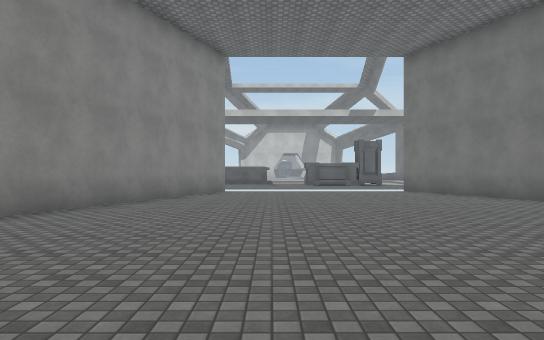
[1] (above)

16 first-person views from a walk through a 3-D level made in the Unity game engine. The camera is 1.4 m above the floor, looks level and sees 70° across. The floor is counted in squares, 2 m on a side. Each view is taken from the middle of a square. On the plan, view 1 faces up. The plan holds only what a view shows up to about 11 squares ahead; the rest is blank. The place goes on beyond the plan. The player character is not drawn. Surface patterns are stand-ins for the level's own textures.

[2]
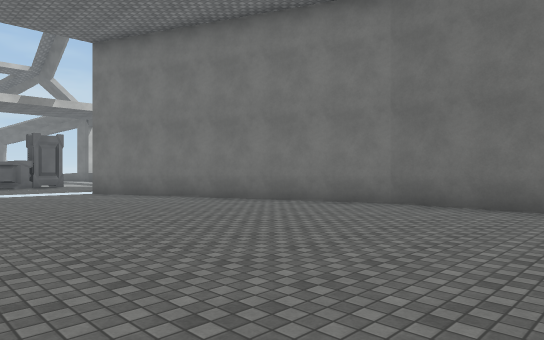

[3]
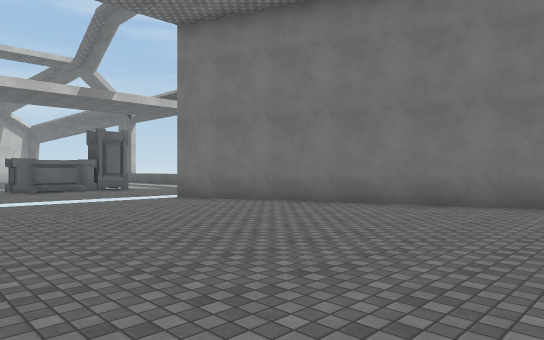

[4]
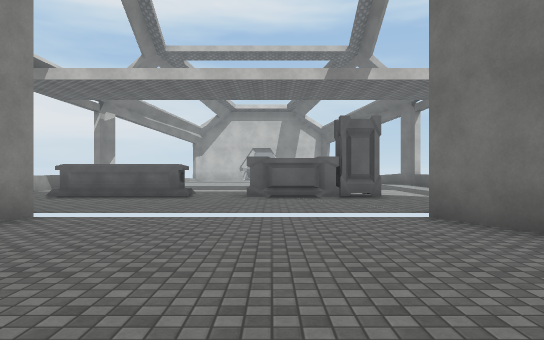

[5]
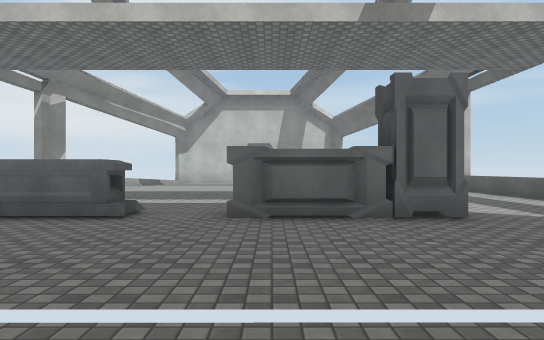

[6]
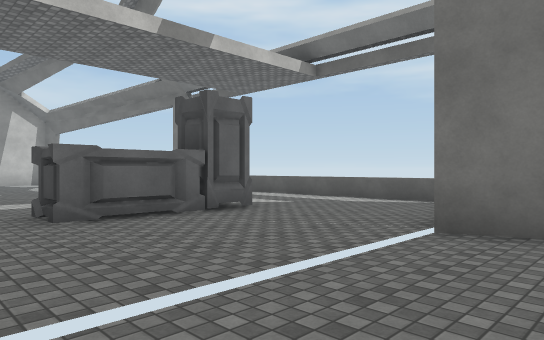

[7]
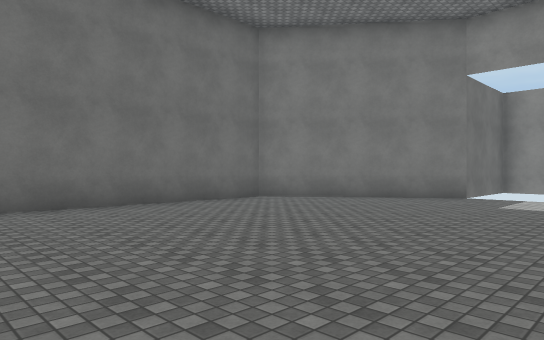

[8]
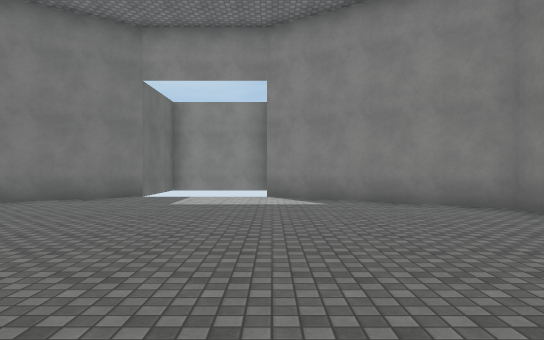

[9]
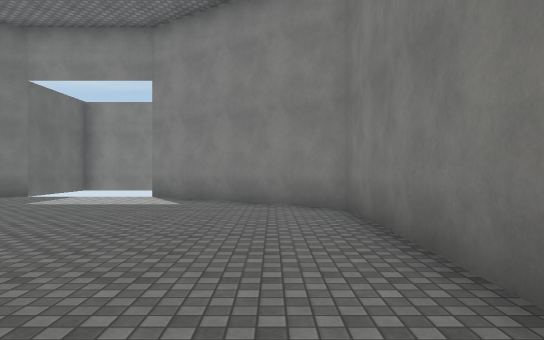

[10]
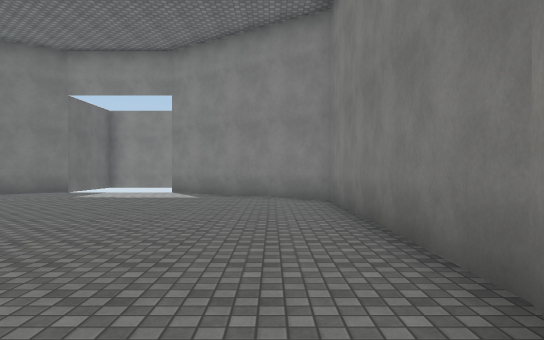

[11]
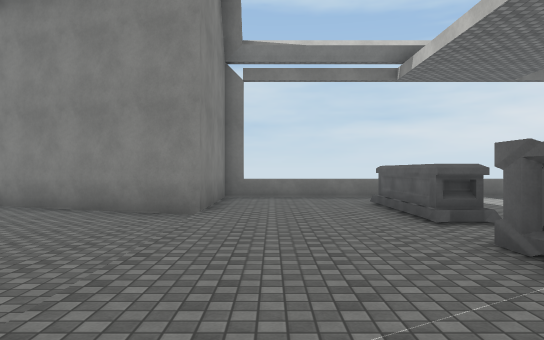

[12]
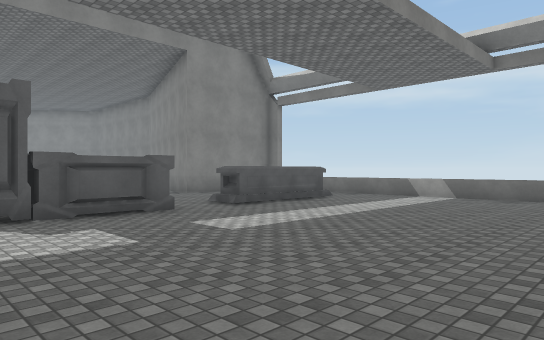

[13]
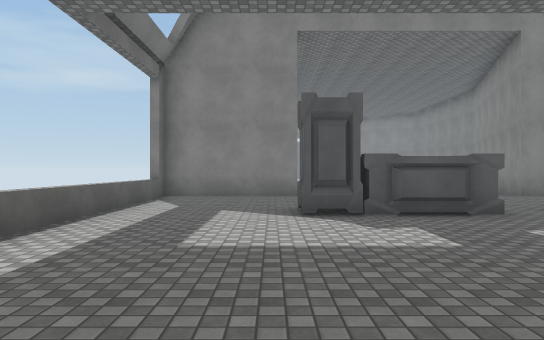

[14]
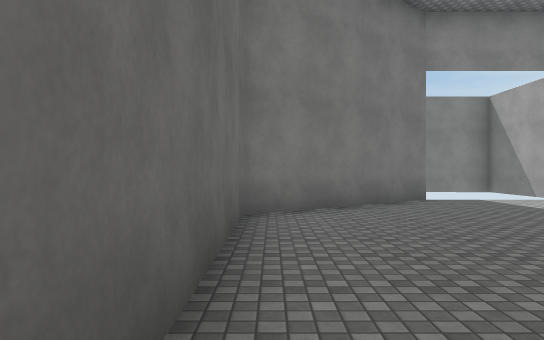

[15]
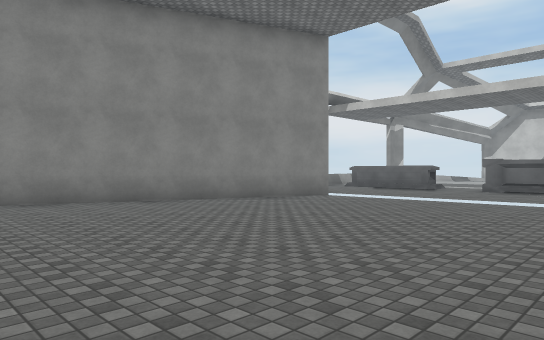

[16]
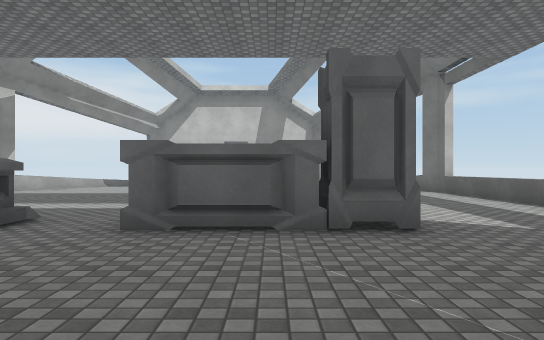

### Floor plan
Key: @ floor where view 1 was taken; # wall or solid block; . floor; / step, stairs or slope; ^ raised ledge; B box.
Columns run from 5 left of view 1 to 8 right of it. Each row starts with its distance up from view 1.
 23   ...  .. . .#
 22   ........  .^
 21 ^............^
 20 ^............^
 19 ^............^
 18 ^............^
 17 ^.###..BB#...^
 16 ^......BB#...^
 15 ^............^
 14 ^............^
 13 #...////.....#
 12 ####......####
 11   #.......##
 10   #........#
  9  ##........##
  8  #..........#
  7  #..........#
  6 ##..........##
  5 #............#
  4 #............#
  3 #............#
  2 #............#
  1 #............#
  0 #....@.......#
 -1 #............#
 -2 #............#
 -3  ##........###
 -4   ##......##
 -5    ###...##
 -6      #  ##

Where each view was taken, in squares from view 1:
view 1: 0 up, 0 right, facing up
view 2: 1 up, 0 right, facing up-right
view 3: 4 up, 1 left, facing up-right
view 4: 7 up, 2 right, facing up
view 5: 11 up, 2 right, facing up
view 6: 11 up, 0 right, facing up-right
view 7: 5 up, 0 right, facing down-right
view 8: 5 up, 0 right, facing down
view 9: 5 up, 3 left, facing down
view 10: 7 up, 3 left, facing down
view 11: 14 up, 5 right, facing left
view 12: 23 up, 5 right, facing down-left
view 13: 23 up, 5 right, facing down
view 14: 4 up, 7 right, facing down
view 15: 4 up, 5 right, facing up-left
view 16: 12 up, 3 right, facing up
